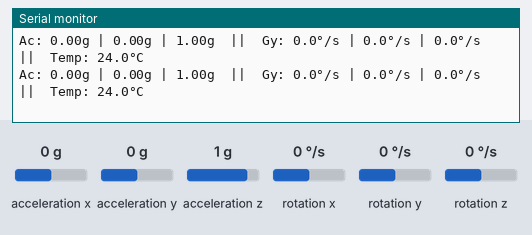
Simulated run of this sketch. Board: Arduino Uno, built with avr-gcc and run on an emulated ATmega328P. On the bench: the last lines printed to the serial monitor. Wiring (inferred from the names in the program): MPU-6050 motion sensor at I2C address 0x68. The test bench sets the inputs (shaded band); at power-on: acceleration x 0 g, acceleration y 0 g, acceleration z 1 g, rotation x 0 °/s, rotation y 0 °/s, rotation z 0 °/s.

Above: at 1.3 s.
1.4 s: acceleration x set to -1.4 g
At 2.0 s:
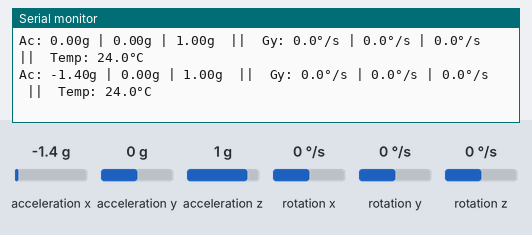
2.9 s: acceleration y set to -1.4 g
At 3.6 s:
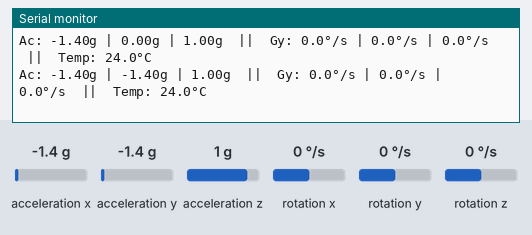
4.4 s: acceleration z set to -1.4 g
At 5.1 s:
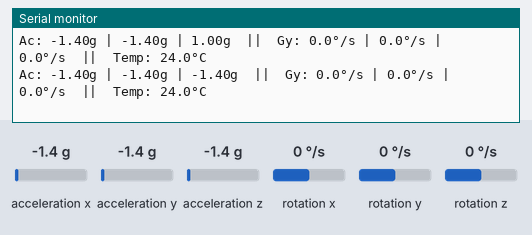
5.9 s: rotation x set to -192 °/s
At 6.6 s:
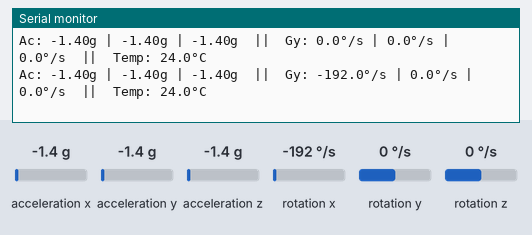
7.4 s: rotation y set to -192 °/s
At 8.1 s:
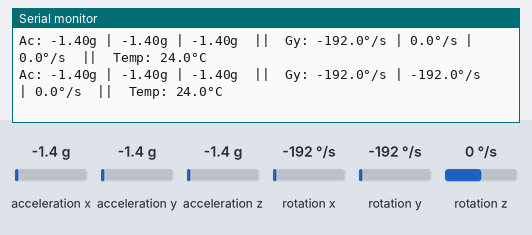

The sketch:

MPU6050_Arduino.ino
```cpp
#include <Wire.h>

const int MPU = 0x68; // MPU6050 I2C address

void setup() {
  Serial.begin(115200);
  Wire.begin(); // SDA = A4, SCL = A5 (default for Uno)

  // Wake up MPU6050 (it starts in sleep mode)
  Wire.beginTransmission(MPU);
  Wire.write(0x6B); // PWR_MGMT_1 register
  Wire.write(0x00); // Set to 0 to wake up
  Wire.endTransmission(true);

  delay(100);
  Serial.println("MPU6050 Test Started");
  Serial.println("Accel(g) X | Y | Z || Gyro(°/s) X | Y | Z || Temp(°C)");
  Serial.println("------------------------------------------------------------");
}

void loop() {
  Wire.beginTransmission(MPU);
  Wire.write(0x3B); // Starting register for accelerometer data
  Wire.endTransmission(false);
  Wire.requestFrom(MPU, 14, true); // Request 14 bytes

  // Raw values
  int16_t AcX = (Wire.read() << 8) | Wire.read();
  int16_t AcY = (Wire.read() << 8) | Wire.read();
  int16_t AcZ = (Wire.read() << 8) | Wire.read();
  int16_t Tmp = (Wire.read() << 8) | Wire.read();
  int16_t GyX = (Wire.read() << 8) | Wire.read();
  int16_t GyY = (Wire.read() << 8) | Wire.read();
  int16_t GyZ = (Wire.read() << 8) | Wire.read();

  // Convert to real units
  float ax = AcX / 16384.0; // ±2g range → LSB/g = 16384
  float ay = AcY / 16384.0;
  float az = AcZ / 16384.0;
  float gx = GyX / 131.0;   // ±250°/s range → LSB/(°/s) = 131
  float gy = GyY / 131.0;
  float gz = GyZ / 131.0;
  float temp = (Tmp / 340.0) + 36.53; // Datasheet formula

  // Print
  Serial.print("Ac: ");
  Serial.print(ax, 2); Serial.print("g | ");
  Serial.print(ay, 2); Serial.print("g | ");
  Serial.print(az, 2); Serial.print("g  ||  Gy: ");
  Serial.print(gx, 1); Serial.print("°/s | ");
  Serial.print(gy, 1); Serial.print("°/s | ");
  Serial.print(gz, 1); Serial.print("°/s  ||  Temp: ");
  Serial.print(temp, 1); Serial.println("°C");

  delay(500);
}
```

Measured:
- after the input at 1.4 s, the serial monitor: prints a new line after 0.23 s (image 1)
- after the input at 2.9 s, the serial monitor: prints a new line after 0.24 s (image 2)
- after the input at 4.4 s, the serial monitor: prints a new line after 0.25 s (image 3)
- after the input at 5.9 s, the serial monitor: prints a new line after 0.27 s (image 4)
- after the input at 7.4 s, the serial monitor: prints a new line after 0.28 s (image 5)
